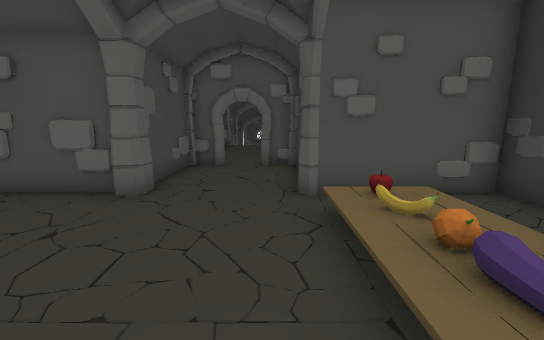
view 1 (above)

14 first-person views from a walk through a scene from a Unity 3-D project. The camera is 1.5 m above the floor, tilts 10° down and sees 90° across. The floor is counted in squares, 1 m on a side. Each view is taken from the middle of a square. On the plan, view 1 faces up. The plan holds only what a view shows up to about 14 squares ahead; the rest is blank. The player character is not drawn. Door leaves are left out, so doorways stand open.

view 2
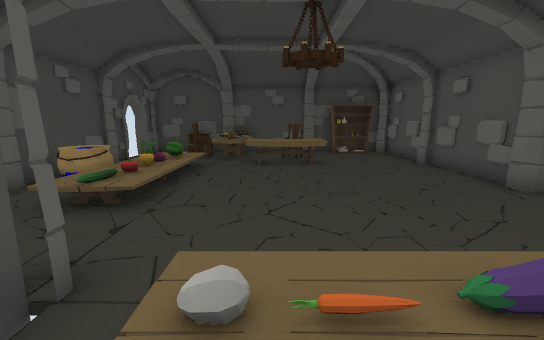

view 3
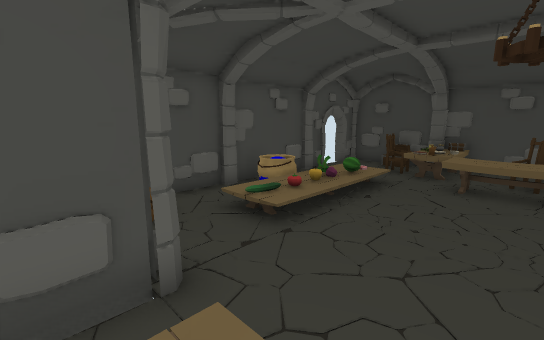

view 4
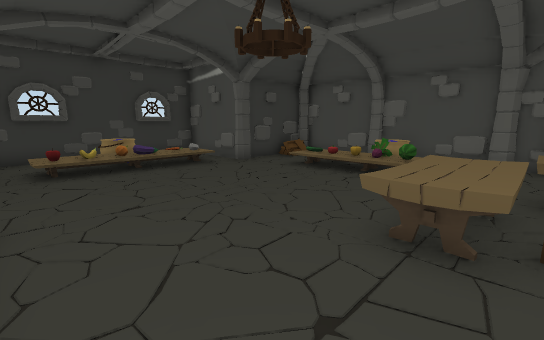

view 5
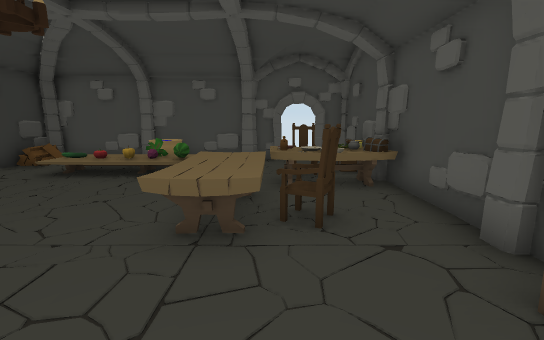

view 6
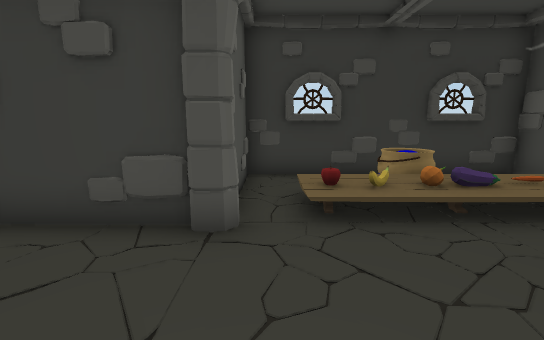

view 7
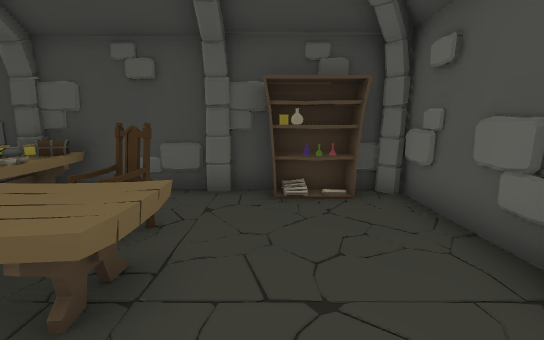

view 8
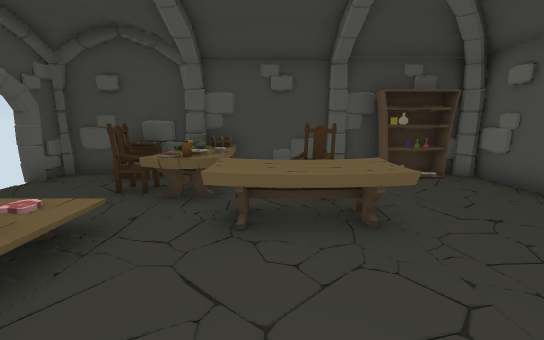

view 9
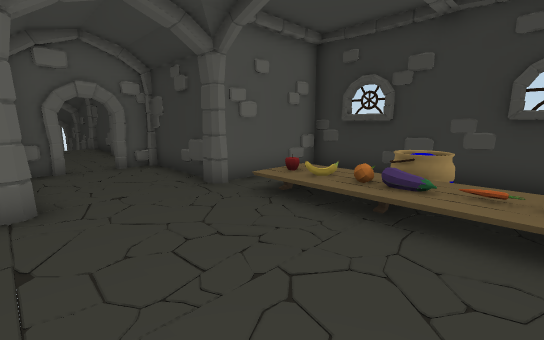

view 10
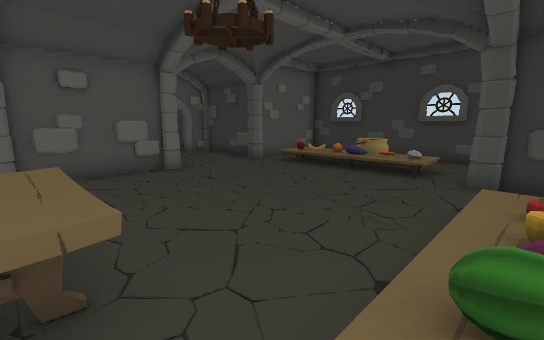

view 11
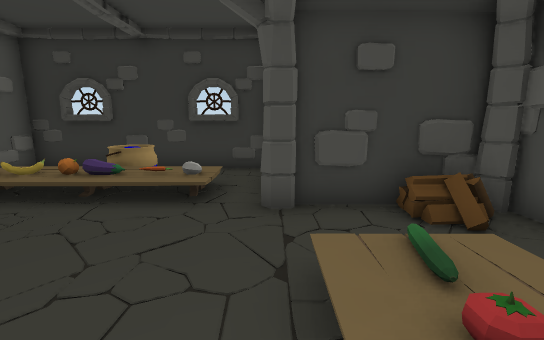

view 12
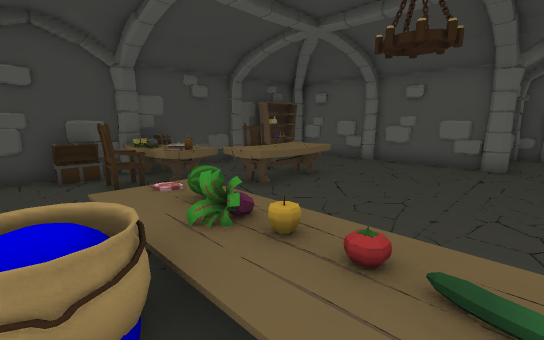

view 13
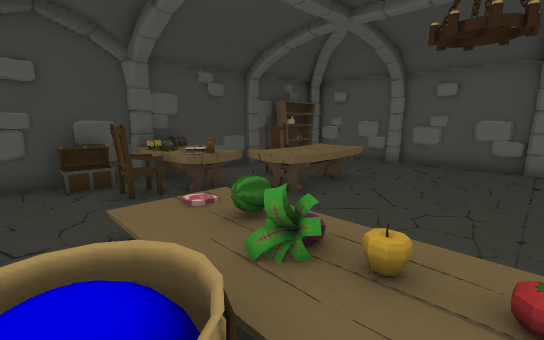

view 14
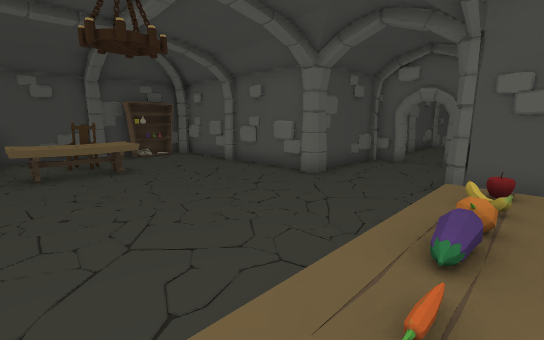

### Floor plan
Key: @ floor where view 1 was taken; # wall or solid block; . main floor; : floor 0.5 m higher than the main floor; / step, stairs or slope; D open door; = window, fence, low wall or low ledge; O other object.
Columns run from 11 left of view 1 to 5 right of it. Each row starts with its distance up from view 1.
 16             #
 15             #
 14             #
 13
 12
 11
 10         ## ##
  9         #   #
  8         #   #
  7         #   #
  6 ####O####...#####
  5 #....   .....   #
  4 #O...   ..../O  #
  3 #O... . ..../O  #
  2 O..OOO  ....//OO#
  1 # OOO   ..../:O #
  0 #  OO   ...@/O. #
 -1 #OOOOO  ....//  #
 -2 #OOOO  .....#####
 -3 #OO./:=O//..#
 -4 O.../ /O//..#
 -5 #D... OO...O#
 -6 #DD#O########

Where each view was taken, in squares from view 1:
view 1: 0 up, 0 right, facing up
view 2: 0 up, 3 right, facing left
view 3: 1 up, 2 right, facing down-left
view 4: 5 up, 8 left, facing down-right
view 5: 5 up, 8 left, facing down
view 6: 5 up, 3 left, facing right
view 7: 3 up, 5 left, facing left
view 8: 0 up, 3 left, facing left
view 9: 0 up, 3 left, facing up-right
view 10: 3 down, 7 left, facing up-right
view 11: 2 down, 4 left, facing right
view 12: 5 down, 2 left, facing up-left
view 13: 5 down, 3 left, facing up-left
view 14: 1 down, 2 right, facing up-left
